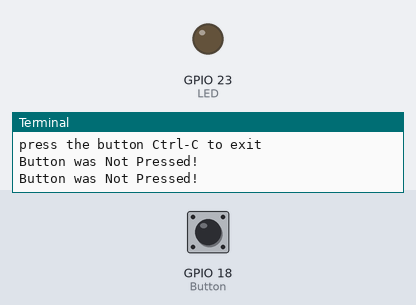
A program run on a simulated Raspberry Pi (BCM pin numbers). On the bench: output pins drawn as LEDs (lit = HIGH), the last lines printed to the terminal. The test bench sets the inputs (shaded band); at power-on: GPIO 18 (Button) HIGH.

Above: at 1.2 s.
1.3 s: GPIO 18 (Button) pulled LOW for 1.2 s
At 2.7 s:
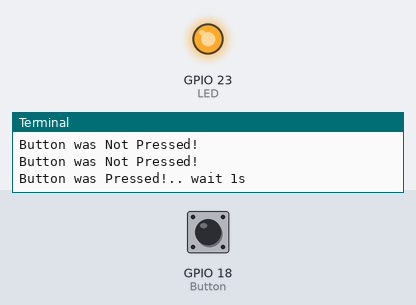
5.5 s: GPIO 18 (Button) pulled LOW for 3.2 s
At 11.2 s:
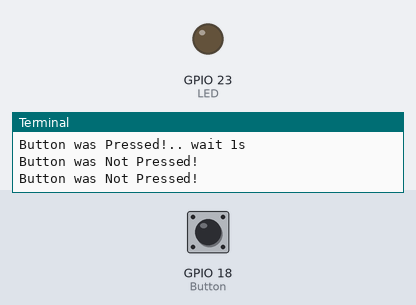
Timing chart, 0 to 12.7 s (numbered marks = the images above; inputs shaded):
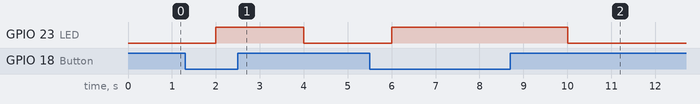

Measured:
- after the input at 1.3 s, GPIO 23 (LED): LOW → HIGH after 0.70 s, → LOW 2.0 s later
- after the input at 5.5 s, GPIO 23 (LED): LOW → HIGH after 0.50 s, → LOW 4.0 s later

The program:

1_btn_led.py
```python
import RPi.GPIO as GPIO
from time import sleep

LED = 23
Button = 18

GPIO.setmode(GPIO.BCM)
GPIO.setup(LED, GPIO.OUT)
GPIO.setup(Button, GPIO.IN)

print('start the gpio app')
print('press the button Ctrl-C to exit')

try:
    while True:
        if GPIO.input(Button) == 0:
            GPIO.output(LED, True)
            print('Button was Pressed!.. wait 1s')
            sleep(1)
        else:
            GPIO.output(LED, False)
            print('Button was Not Pressed!')
        sleep(1)
except KeyboardInterrupt:
    GPIO.cleanup()
```
